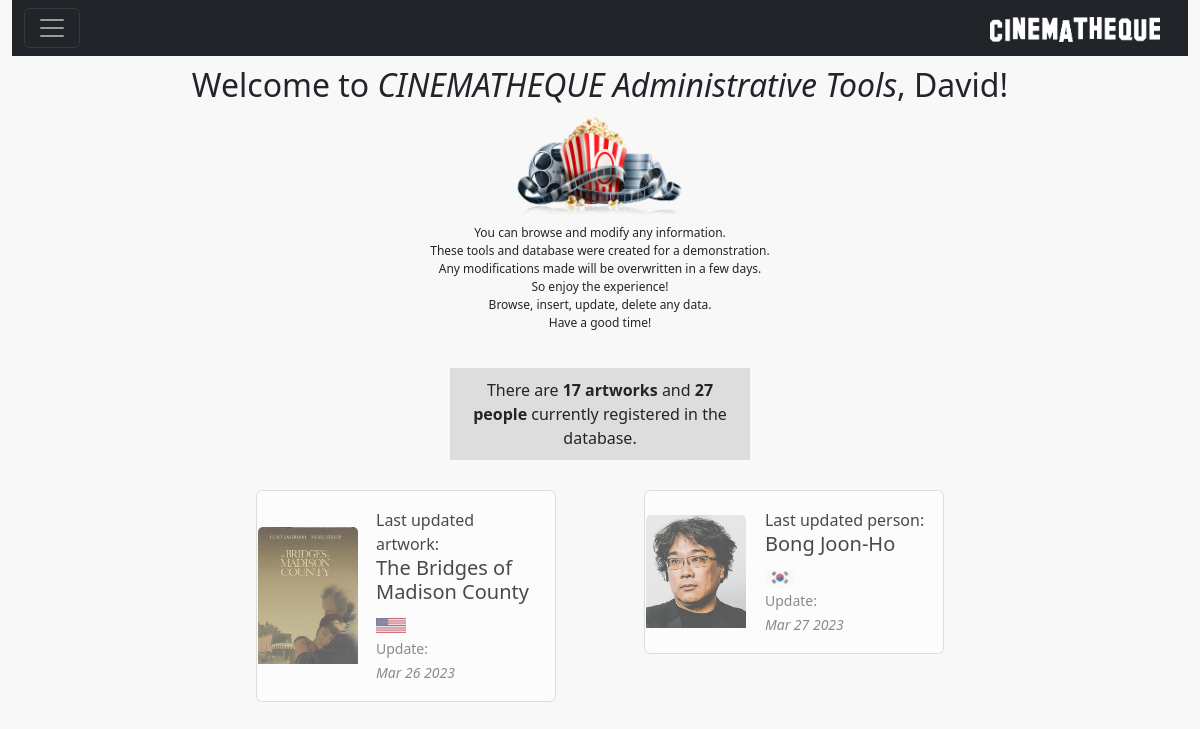
Page /home (signed in) on the committed database.
### core/models.py (models this page shows, shortened)
class UserProfile(models.Model):
    User = models.OneToOneField(User, on_delete=models.CASCADE)
    Picture = models.ImageField(upload_to='profile_pics/', null=True, blank=True)
    About = models.TextField(null=True, blank=True)
    def __str__(self):
        return self.User.username
    def is_superuser(self):
        return self.User.is_superuser
    class Meta:
        verbose_name = 'User Profile'
        verbose_name_plural = 'Users Profiles'

class Base(models.Model):
    DateTimeOfInsert = models.DateTimeField(auto_now_add=True,auto_now=False)
    DateTimeOfLastUpdate = models.DateTimeField(auto_now=True)
    InsertUser = models.ForeignKey( settings.AUTH_USER_MODEL, null=True, blank=True,
                                    on_delete=models.CASCADE, related_name='+' )
    LastUpdateUser = models.ForeignKey( settings.AUTH_USER_MODEL, null=True, blank=True,
                                         on_delete=models.CASCADE, related_name='+' )
    class Meta:
        abstract = True

class Artwork(Base):
    OriginalTitle = models.CharField(max_length=100)
    TitleEN = models.CharField(max_length=100, null=True, blank=True)
    TitlePT_BR = models.CharField(max_length=100, null=True, blank=True)
    TypeOfArtwork = models.ForeignKey(TypeOfArtwork, on_delete=models.DO_NOTHING)
    ReleaseYear = models.IntegerField(null=True, blank=True)
    RunTime = models.IntegerField(null=True, blank=True)
    Image = models.ImageField(upload_to='artwork_photos', null=True, blank=True)
    OriginalLanguage = models.ForeignKey(Language, null=True, blank=True, on_delete=models.DO_NOTHING)
    Country = models.ForeignKey(Country, null=True, blank=True, on_delete=models.DO_NOTHING)
    Genres = models.ManyToManyField(Genre, null=True, blank=True)
    Distributors = models.ManyToManyField(Distributor, null=True, blank=True)
    Members = models.ManyToManyField(Person, null=True, blank=True, through='Membership')
    def Title(self):
        return self.TitleEN if self.TitleEN else self.OriginalTitle
    def __str__(self):
        return self.Title()

class Country(Base):
    NameEN = models.CharField(max_length=60)
    NamePT_BR = models.CharField(max_length=60)
    Flag = models.ImageField(upload_to='countries_flags/', null=True, blank=True)
    class Meta:
        verbose_name_plural = 'Countries'

class Person(Base):
    Name = models.CharField(max_length=60)
    DateOfBirth = models.DateField(auto_now=False, null=True, blank=True)
    DateOfDeath = models.DateField(auto_now=False, null=True, blank=True)
    CountryOfBirth = models.ForeignKey(Country, null=True, blank=True, on_delete=models.DO_NOTHING)
    Photo = models.ImageField(upload_to='person_photos', null=True, blank=True)
    def __str__(self):
        return self.Name

### core/views.py (the view)
# urls.py: re_path(r'home', home, name='core_home'),
def home(request):
    if request.user.is_authenticated:
        artwork = Artwork.objects.latest('DateTimeOfLastUpdate')
        person = Person.objects.latest('DateTimeOfLastUpdate')
        numartworks = Artwork.objects.all().count()
        numpeople = Person.objects.all().count()
        data = {
            'latestartwork': artwork,
            'latestperson': person,
            'numartworks': numartworks,
            'numpeople': numpeople,
            'userProfile': UserProfile.objects.get(User=request.user),
        }
        return render(request, 'core/home.html', data )
    else:
        return redirect('login')

### core/templates/core/home.html
{% extends 'logged.html' %}
{% load static %}
{% block main %}
    <div class="row">
        <h2 style="text-align: center">Welcome to <i>CINEMATHEQUE Administrative Tools</i>, {{userProfile|title}}!</h2>
    </div>
        <img src="{% static 'img/movie-film-popcorn.png' %}" width="170 px" class="center">
    <div class="row" style="padding-bottom: 20px">
        <p class="text" style="font-size:12px; text-align: center">
            You can browse and modify any information.<BR>
            These tools and database were created for a demonstration.<BR>
            Any modifications made will be overwritten in a few days.<BR>
            So enjoy the experience!<BR>
            Browse, insert, update, delete any data.<BR>
            Have a good time!
        </p>
    </div>
    <div style="display: flex; justify-content: center; padding-bottom: 30px">
        <div style="text-align: center; width: 300px; padding: 10px; background-color: #dddddd;
         border: 1px; border-style: none">
                There are <b>{{numartworks}} artworks</b> and <b>{{numpeople}} people</b> currently registered in the database.
        </div>
    </div>
    <div class="row" style="justify-content: center;">
      <div style="width: 50rem;  display: flex; justify-content: space-around; flex-wrap: wrap">
        <a href="{% url 'core_artwork_update' latestartwork.id %}" class="cardhome">
            <div class="card mb-3 text-bg-light" style="background-color: #ffffff !important; width: 300px">
              <div class="row g-0 flex-nowrap">
                <table>
                    <tr>
                        <td style="100px">
                              {% if latestartwork.Image %}
                                  <img src="{{latestartwork.Image.url}}" class="card-img-top" alt="Latest movie" style="width: 100px"/>
                              {% else %}
                                  <img src="{% static 'img/no_img.png' %}" class="card-img-top" alt="Latest movie" style="width: 100px"/>
                              {% endif %}
                        </td>
                        <td style="200px">
                          <div class="card-body">
                              <span class="card-text">Last updated artwork:</span>
                              <h5 class="card-title">{{latestartwork}}</h5>
                              {% if latestartwork.Country.Flag %}
                                <img src="{{latestartwork.Country.Flag.url}}" width="30"/>
                              {% endif %}
                             <p class="card-text"><small class="text-muted">Update: <BR>
                                 <i>{{latestartwork.DateTimeOfLastUpdate|date:"M d Y"}}</i></small></p>
                          </div>
                        </td>
                    </tr>
                </table>
              </div>
            </div>
        </a>
        <a href="{% url 'core_person_update' latestperson.id %}" class="cardhome">
            <div class="card mb-3 text-bg-light" style="background-color: #ffffff !important; width: 300px">
              <div class="row g-0 flex-nowrap">
                <table>
                    <tr>
                        <td style="100px">
                              {% if latestperson.Photo %}
                                  <img src="{{latestperson.Photo.url}}" class="card-img-top" alt="Latest movie" style="width: 100px"/>
                              {% else %}
                                  <img src="{% static 'img/no_img.png' %}" class="card-img-top" alt="Latest movie" style="width: 100px"/>
                              {% endif %}
                        </td>
                        <td style="200px">
                          <div class="card-body">
                              <span class="card-text">Last updated person:</span>
                              <h5 class="card-title">{{latestperson}}</h5>
                              {% if latestperson.CountryOfBirth.Flag %}
                                <img src="{{latestperson.CountryOfBirth.Flag.url}}" width="30"/>
                              {% endif %}
                             <p class="card-text"><small class="text-muted">Update: <BR>
                                 <i>{{latestperson.DateTimeOfLastUpdate|date:"M d Y"}}</i></small></p>
                          </div>
                        </td>
                    </tr>
                </table>
              </div>
            </div>
        </a>
      </div>
    </div>
{% endblock %}

### static/style.css (style rules this page uses)
a { text-decoration: none; }
.center { display: block; margin-left: auto; margin-right: auto; }
.cardhome { text-decoration: none; opacity: 0.7; }

### rows in the picture
UserProfile: User.username "David"
Artwork: Image (picture), TitleEN+OriginalTitle "The Bridges of Madison County", Country.Flag (picture), DateTimeOfLastUpdate "Mar 26 2023"
Person: Photo (picture), Name "Bong Joon-Ho", CountryOfBirth.Flag (picture), DateTimeOfLastUpdate "Mar 27 2023"

### other values in the picture
{{ numartworks }} "17"
{{ numpeople }} "27"
